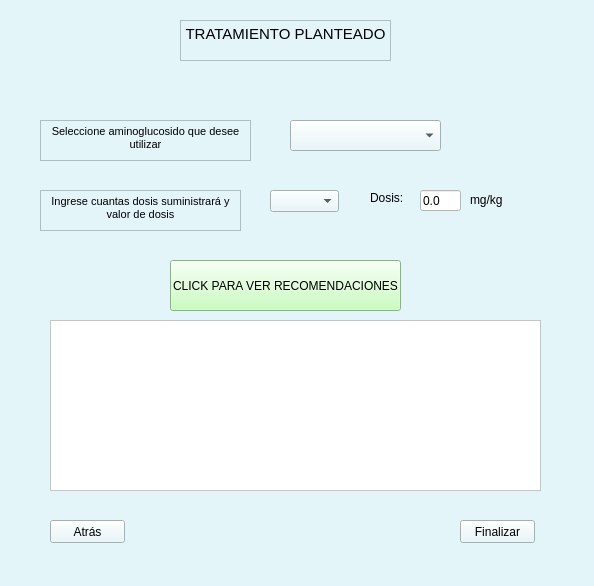
<?xml version="1.0" encoding="UTF-8"?>
<ui version="4.0">
 <class>MainWindow</class>
 <widget class="QMainWindow" name="MainWindow">
  <property name="geometry">
   <rect>
    <x>0</x>
    <y>0</y>
    <width>594</width>
    <height>586</height>
   </rect>
  </property>
  <property name="windowTitle">
   <string>MainWindow</string>
  </property>
  <property name="styleSheet">
   <string notr="true">background-color: rgb(228, 245, 250);
</string>
  </property>
  <widget class="QWidget" name="centralwidget">
   <widget class="QComboBox" name="comboBox">
    <property name="geometry">
     <rect>
      <x>290</x>
      <y>120</y>
      <width>151</width>
      <height>31</height>
     </rect>
    </property>
    <item>
     <property name="text">
      <string/>
     </property>
    </item>
    <item>
     <property name="text">
      <string>Amikacina</string>
     </property>
    </item>
    <item>
     <property name="text">
      <string>Tobramicina</string>
     </property>
    </item>
    <item>
     <property name="text">
      <string>Estreptomicina</string>
     </property>
    </item>
    <item>
     <property name="text">
      <string>Netilmicina</string>
     </property>
    </item>
    <item>
     <property name="text">
      <string>Gentamicina</string>
     </property>
    </item>
   </widget>
   <widget class="QLabel" name="unidades">
    <property name="geometry">
     <rect>
      <x>470</x>
      <y>190</y>
      <width>61</width>
      <height>20</height>
     </rect>
    </property>
    <property name="text">
     <string>mg/kg</string>
    </property>
   </widget>
   <widget class="QLabel" name="dosistotal">
    <property name="geometry">
     <rect>
      <x>370</x>
      <y>190</y>
      <width>41</width>
      <height>16</height>
     </rect>
    </property>
    <property name="text">
     <string>Dosis:</string>
    </property>
   </widget>
   <widget class="QTextBrowser" name="textBrowser">
    <property name="geometry">
     <rect>
      <x>180</x>
      <y>20</y>
      <width>211</width>
      <height>41</height>
     </rect>
    </property>
    <property name="styleSheet">
     <string notr="true">background-color: rgb(228, 245, 250);
font: 75 8pt &quot;MS Shell Dlg 2&quot;;</string>
    </property>
    <property name="html">
     <string>&lt;!DOCTYPE HTML PUBLIC &quot;-//W3C//DTD HTML 4.0//EN&quot; &quot;http://www.w3.org/TR/REC-html40/strict.dtd&quot;&gt;
&lt;html&gt;&lt;head&gt;&lt;meta name=&quot;qrichtext&quot; content=&quot;1&quot; /&gt;&lt;style type=&quot;text/css&quot;&gt;
p, li { white-space: pre-wrap; }
&lt;/style&gt;&lt;/head&gt;&lt;body style=&quot; font-family:'MS Shell Dlg 2'; font-size:8pt; font-weight:72; font-style:normal;&quot;&gt;
&lt;p align=&quot;center&quot; style=&quot; margin-top:0px; margin-bottom:0px; margin-left:0px; margin-right:0px; -qt-block-indent:0; text-indent:0px;&quot;&gt;&lt;span style=&quot; font-size:11pt;&quot;&gt;TRATAMIENTO PLANTEADO&lt;/span&gt;&lt;/p&gt;&lt;/body&gt;&lt;/html&gt;</string>
    </property>
   </widget>
   <widget class="QComboBox" name="comboBox_2">
    <property name="geometry">
     <rect>
      <x>270</x>
      <y>190</y>
      <width>69</width>
      <height>22</height>
     </rect>
    </property>
    <item>
     <property name="text">
      <string/>
     </property>
    </item>
    <item>
     <property name="text">
      <string>1 (24h)</string>
     </property>
    </item>
    <item>
     <property name="text">
      <string>2 (12h)</string>
     </property>
    </item>
    <item>
     <property name="text">
      <string>3 (8h)</string>
     </property>
    </item>
   </widget>
   <widget class="QLineEdit" name="dosistotalingresada">
    <property name="geometry">
     <rect>
      <x>420</x>
      <y>190</y>
      <width>41</width>
      <height>21</height>
     </rect>
    </property>
    <property name="styleSheet">
     <string notr="true">background-color: rgb(255, 255, 255);
</string>
    </property>
    <property name="text">
     <string>0.0</string>
    </property>
   </widget>
   <widget class="QTextBrowser" name="textBrowser_3">
    <property name="geometry">
     <rect>
      <x>40</x>
      <y>190</y>
      <width>201</width>
      <height>41</height>
     </rect>
    </property>
    <property name="html">
     <string>&lt;!DOCTYPE HTML PUBLIC &quot;-//W3C//DTD HTML 4.0//EN&quot; &quot;http://www.w3.org/TR/REC-html40/strict.dtd&quot;&gt;
&lt;html&gt;&lt;head&gt;&lt;meta name=&quot;qrichtext&quot; content=&quot;1&quot; /&gt;&lt;style type=&quot;text/css&quot;&gt;
p, li { white-space: pre-wrap; }
&lt;/style&gt;&lt;/head&gt;&lt;body style=&quot; font-family:'MS Shell Dlg 2'; font-size:8.25pt; font-weight:400; font-style:normal;&quot;&gt;
&lt;p align=&quot;center&quot; style=&quot; margin-top:0px; margin-bottom:0px; margin-left:0px; margin-right:0px; -qt-block-indent:0; text-indent:0px;&quot;&gt;Ingrese cuantas dosis suministrará y valor de dosis&lt;/p&gt;&lt;/body&gt;&lt;/html&gt;</string>
    </property>
   </widget>
   <widget class="QTextBrowser" name="textBrowser_2">
    <property name="geometry">
     <rect>
      <x>40</x>
      <y>120</y>
      <width>211</width>
      <height>41</height>
     </rect>
    </property>
    <property name="html">
     <string>&lt;!DOCTYPE HTML PUBLIC &quot;-//W3C//DTD HTML 4.0//EN&quot; &quot;http://www.w3.org/TR/REC-html40/strict.dtd&quot;&gt;
&lt;html&gt;&lt;head&gt;&lt;meta name=&quot;qrichtext&quot; content=&quot;1&quot; /&gt;&lt;style type=&quot;text/css&quot;&gt;
p, li { white-space: pre-wrap; }
&lt;/style&gt;&lt;/head&gt;&lt;body style=&quot; font-family:'MS Shell Dlg 2'; font-size:8.25pt; font-weight:400; font-style:normal;&quot;&gt;
&lt;p align=&quot;center&quot; style=&quot; margin-top:0px; margin-bottom:0px; margin-left:0px; margin-right:0px; -qt-block-indent:0; text-indent:0px;&quot;&gt;Seleccione aminoglucosido que desee utilizar&lt;/p&gt;&lt;/body&gt;&lt;/html&gt;</string>
    </property>
   </widget>
   <widget class="QTextEdit" name="textEdit">
    <property name="geometry">
     <rect>
      <x>50</x>
      <y>320</y>
      <width>491</width>
      <height>171</height>
     </rect>
    </property>
    <property name="styleSheet">
     <string notr="true">background-color: rgb(255, 255, 255);</string>
    </property>
   </widget>
   <widget class="QPushButton" name="Atras3">
    <property name="geometry">
     <rect>
      <x>50</x>
      <y>520</y>
      <width>75</width>
      <height>23</height>
     </rect>
    </property>
    <property name="text">
     <string>Atrás</string>
    </property>
   </widget>
   <widget class="QPushButton" name="Fin">
    <property name="geometry">
     <rect>
      <x>460</x>
      <y>520</y>
      <width>75</width>
      <height>23</height>
     </rect>
    </property>
    <property name="text">
     <string>Finalizar</string>
    </property>
   </widget>
   <widget class="QPushButton" name="recomienda">
    <property name="geometry">
     <rect>
      <x>170</x>
      <y>260</y>
      <width>231</width>
      <height>51</height>
     </rect>
    </property>
    <property name="styleSheet">
     <string notr="true">background-color: rgb(187, 255, 175)</string>
    </property>
    <property name="text">
     <string>CLICK PARA VER RECOMENDACIONES</string>
    </property>
   </widget>
  </widget>
  <widget class="QMenuBar" name="menubar">
   <property name="geometry">
    <rect>
     <x>0</x>
     <y>0</y>
     <width>594</width>
     <height>21</height>
    </rect>
   </property>
  </widget>
  <widget class="QStatusBar" name="statusbar"/>
 </widget>
 <tabstops>
  <tabstop>textBrowser</tabstop>
  <tabstop>textBrowser_2</tabstop>
  <tabstop>comboBox</tabstop>
  <tabstop>textBrowser_3</tabstop>
  <tabstop>comboBox_2</tabstop>
  <tabstop>dosistotalingresada</tabstop>
 </tabstops>
 <resources/>
 <connections/>
</ui>
